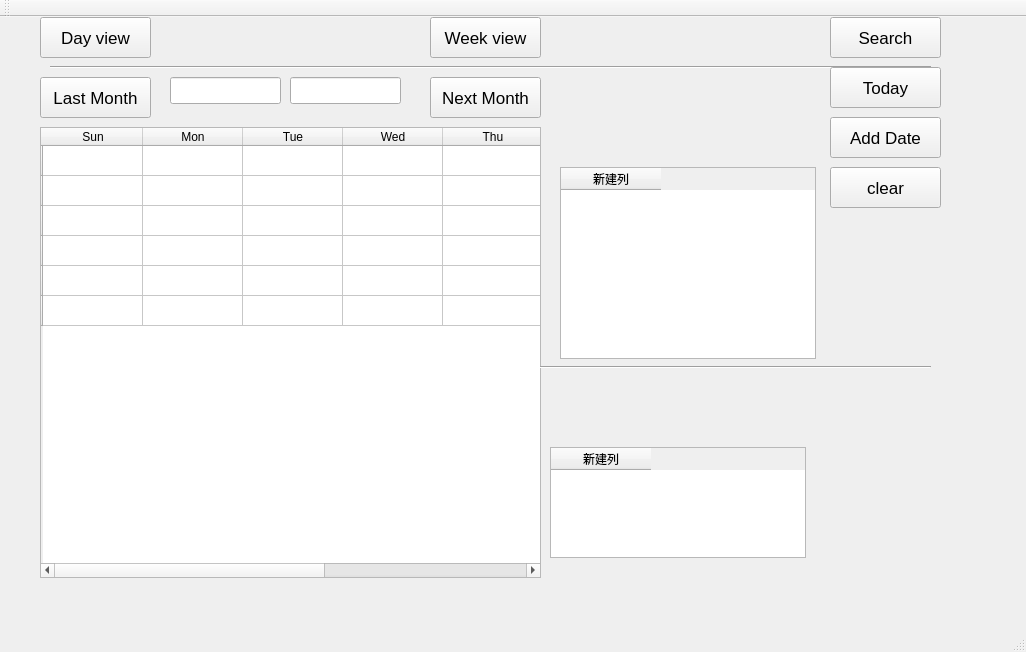
<?xml version="1.0" encoding="UTF-8"?>
<ui version="4.0">
 <class>MainWindow</class>
 <widget class="QMainWindow" name="MainWindow">
  <property name="geometry">
   <rect>
    <x>0</x>
    <y>0</y>
    <width>1026</width>
    <height>652</height>
   </rect>
  </property>
  <property name="windowTitle">
   <string>MainWindow</string>
  </property>
  <widget class="QWidget" name="centralWidget">
   <widget class="QTableWidget" name="tableWidget">
    <property name="geometry">
     <rect>
      <x>40</x>
      <y>110</y>
      <width>501</width>
      <height>451</height>
     </rect>
    </property>
    <row>
     <property name="text">
      <string/>
     </property>
    </row>
    <row>
     <property name="text">
      <string/>
     </property>
    </row>
    <row>
     <property name="text">
      <string/>
     </property>
    </row>
    <row>
     <property name="text">
      <string/>
     </property>
    </row>
    <row>
     <property name="text">
      <string/>
     </property>
    </row>
    <row>
     <property name="text">
      <string/>
     </property>
    </row>
    <column>
     <property name="text">
      <string>Sun</string>
     </property>
    </column>
    <column>
     <property name="text">
      <string>Mon</string>
     </property>
    </column>
    <column>
     <property name="text">
      <string>Tue</string>
     </property>
    </column>
    <column>
     <property name="text">
      <string>Wed</string>
     </property>
    </column>
    <column>
     <property name="text">
      <string>Thu</string>
     </property>
    </column>
    <column>
     <property name="text">
      <string>Fri</string>
     </property>
    </column>
    <column>
     <property name="text">
      <string>Sat</string>
     </property>
    </column>
   </widget>
   <widget class="QLineEdit" name="lineEdit">
    <property name="geometry">
     <rect>
      <x>170</x>
      <y>60</y>
      <width>111</width>
      <height>27</height>
     </rect>
    </property>
   </widget>
   <widget class="QLineEdit" name="lineEdit_2">
    <property name="geometry">
     <rect>
      <x>290</x>
      <y>60</y>
      <width>111</width>
      <height>27</height>
     </rect>
    </property>
   </widget>
   <widget class="QPushButton" name="pushButton_3">
    <property name="geometry">
     <rect>
      <x>40</x>
      <y>60</y>
      <width>111</width>
      <height>41</height>
     </rect>
    </property>
    <property name="minimumSize">
     <size>
      <width>111</width>
      <height>41</height>
     </size>
    </property>
    <property name="font">
     <font>
      <pointsize>13</pointsize>
     </font>
    </property>
    <property name="text">
     <string>Last Month</string>
    </property>
   </widget>
   <widget class="QLabel" name="label">
    <property name="geometry">
     <rect>
      <x>650</x>
      <y>80</y>
      <width>111</width>
      <height>91</height>
     </rect>
    </property>
    <property name="text">
     <string/>
    </property>
   </widget>
   <widget class="QLabel" name="label_2">
    <property name="geometry">
     <rect>
      <x>610</x>
      <y>40</y>
      <width>231</width>
      <height>81</height>
     </rect>
    </property>
    <property name="text">
     <string/>
    </property>
   </widget>
   <widget class="Line" name="line">
    <property name="geometry">
     <rect>
      <x>50</x>
      <y>40</y>
      <width>881</width>
      <height>21</height>
     </rect>
    </property>
    <property name="orientation">
     <enum>Qt::Horizontal</enum>
    </property>
   </widget>
   <widget class="Line" name="line_2">
    <property name="geometry">
     <rect>
      <x>540</x>
      <y>340</y>
      <width>391</width>
      <height>21</height>
     </rect>
    </property>
    <property name="orientation">
     <enum>Qt::Horizontal</enum>
    </property>
   </widget>
   <widget class="QLabel" name="label_3">
    <property name="geometry">
     <rect>
      <x>570</x>
      <y>370</y>
      <width>101</width>
      <height>31</height>
     </rect>
    </property>
    <property name="text">
     <string/>
    </property>
   </widget>
   <widget class="QLabel" name="label_4">
    <property name="geometry">
     <rect>
      <x>710</x>
      <y>370</y>
      <width>141</width>
      <height>31</height>
     </rect>
    </property>
    <property name="text">
     <string/>
    </property>
   </widget>
   <widget class="QPushButton" name="pushButton_2">
    <property name="geometry">
     <rect>
      <x>430</x>
      <y>60</y>
      <width>111</width>
      <height>41</height>
     </rect>
    </property>
    <property name="minimumSize">
     <size>
      <width>111</width>
      <height>41</height>
     </size>
    </property>
    <property name="font">
     <font>
      <pointsize>13</pointsize>
     </font>
    </property>
    <property name="text">
     <string>Next Month</string>
    </property>
   </widget>
   <widget class="QPushButton" name="pushButton">
    <property name="geometry">
     <rect>
      <x>830</x>
      <y>50</y>
      <width>111</width>
      <height>41</height>
     </rect>
    </property>
    <property name="minimumSize">
     <size>
      <width>111</width>
      <height>41</height>
     </size>
    </property>
    <property name="font">
     <font>
      <pointsize>13</pointsize>
     </font>
    </property>
    <property name="text">
     <string>Today</string>
    </property>
   </widget>
   <widget class="QPushButton" name="pushButton_4">
    <property name="geometry">
     <rect>
      <x>830</x>
      <y>100</y>
      <width>111</width>
      <height>41</height>
     </rect>
    </property>
    <property name="minimumSize">
     <size>
      <width>111</width>
      <height>41</height>
     </size>
    </property>
    <property name="font">
     <font>
      <pointsize>13</pointsize>
     </font>
    </property>
    <property name="text">
     <string>Add Date</string>
    </property>
   </widget>
   <widget class="QTableWidget" name="tableWidget_2">
    <property name="geometry">
     <rect>
      <x>560</x>
      <y>150</y>
      <width>256</width>
      <height>192</height>
     </rect>
    </property>
    <column>
     <property name="text">
      <string>新建列</string>
     </property>
    </column>
   </widget>
   <widget class="QTableWidget" name="tableWidget_3">
    <property name="geometry">
     <rect>
      <x>550</x>
      <y>430</y>
      <width>256</width>
      <height>111</height>
     </rect>
    </property>
    <column>
     <property name="text">
      <string>新建列</string>
     </property>
    </column>
   </widget>
   <widget class="QPushButton" name="pushButton_5">
    <property name="geometry">
     <rect>
      <x>40</x>
      <y>0</y>
      <width>111</width>
      <height>41</height>
     </rect>
    </property>
    <property name="minimumSize">
     <size>
      <width>111</width>
      <height>41</height>
     </size>
    </property>
    <property name="maximumSize">
     <size>
      <width>111</width>
      <height>41</height>
     </size>
    </property>
    <property name="font">
     <font>
      <pointsize>13</pointsize>
     </font>
    </property>
    <property name="text">
     <string>Day view</string>
    </property>
   </widget>
   <widget class="QPushButton" name="pushButton_6">
    <property name="geometry">
     <rect>
      <x>430</x>
      <y>0</y>
      <width>111</width>
      <height>41</height>
     </rect>
    </property>
    <property name="minimumSize">
     <size>
      <width>111</width>
      <height>41</height>
     </size>
    </property>
    <property name="maximumSize">
     <size>
      <width>111</width>
      <height>41</height>
     </size>
    </property>
    <property name="font">
     <font>
      <pointsize>13</pointsize>
     </font>
    </property>
    <property name="text">
     <string>Week view</string>
    </property>
   </widget>
   <widget class="QPushButton" name="pushButton_7">
    <property name="geometry">
     <rect>
      <x>830</x>
      <y>0</y>
      <width>111</width>
      <height>41</height>
     </rect>
    </property>
    <property name="minimumSize">
     <size>
      <width>111</width>
      <height>41</height>
     </size>
    </property>
    <property name="font">
     <font>
      <pointsize>13</pointsize>
     </font>
    </property>
    <property name="text">
     <string>Search</string>
    </property>
   </widget>
   <widget class="QPushButton" name="pushButton_8">
    <property name="geometry">
     <rect>
      <x>830</x>
      <y>150</y>
      <width>111</width>
      <height>41</height>
     </rect>
    </property>
    <property name="minimumSize">
     <size>
      <width>111</width>
      <height>41</height>
     </size>
    </property>
    <property name="font">
     <font>
      <pointsize>13</pointsize>
     </font>
    </property>
    <property name="text">
     <string>clear</string>
    </property>
   </widget>
   <zorder>line</zorder>
   <zorder>tableWidget</zorder>
   <zorder>lineEdit</zorder>
   <zorder>lineEdit_2</zorder>
   <zorder>pushButton_3</zorder>
   <zorder>label</zorder>
   <zorder>label_2</zorder>
   <zorder>line_2</zorder>
   <zorder>label_3</zorder>
   <zorder>label_4</zorder>
   <zorder>pushButton_2</zorder>
   <zorder>pushButton</zorder>
   <zorder>pushButton_4</zorder>
   <zorder>tableWidget_2</zorder>
   <zorder>tableWidget_3</zorder>
   <zorder>pushButton_5</zorder>
   <zorder>pushButton_6</zorder>
   <zorder>pushButton_7</zorder>
   <zorder>pushButton_8</zorder>
  </widget>
  <widget class="QMenuBar" name="menuBar">
   <property name="geometry">
    <rect>
     <x>0</x>
     <y>0</y>
     <width>1026</width>
     <height>23</height>
    </rect>
   </property>
  </widget>
  <widget class="QToolBar" name="mainToolBar">
   <attribute name="toolBarArea">
    <enum>TopToolBarArea</enum>
   </attribute>
   <attribute name="toolBarBreak">
    <bool>false</bool>
   </attribute>
  </widget>
  <widget class="QStatusBar" name="statusBar"/>
 </widget>
 <layoutdefault spacing="6" margin="11"/>
 <resources/>
 <connections/>
</ui>
